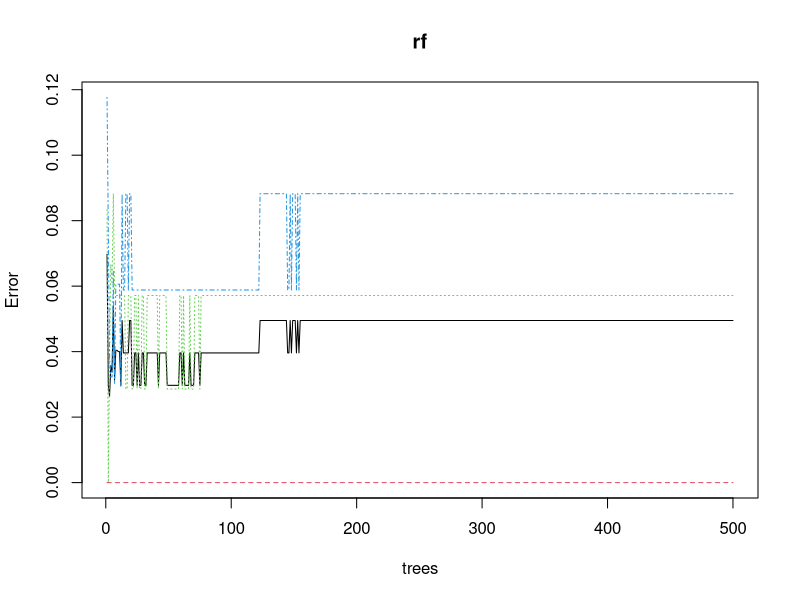
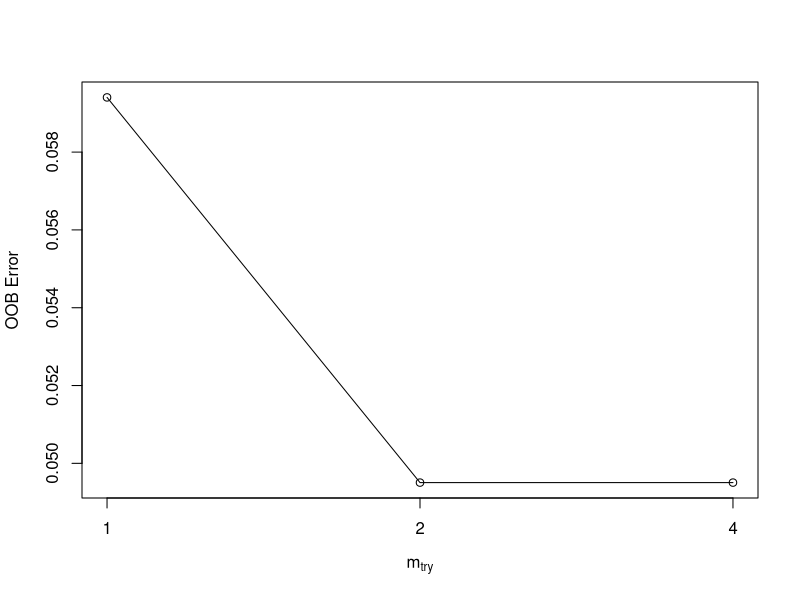
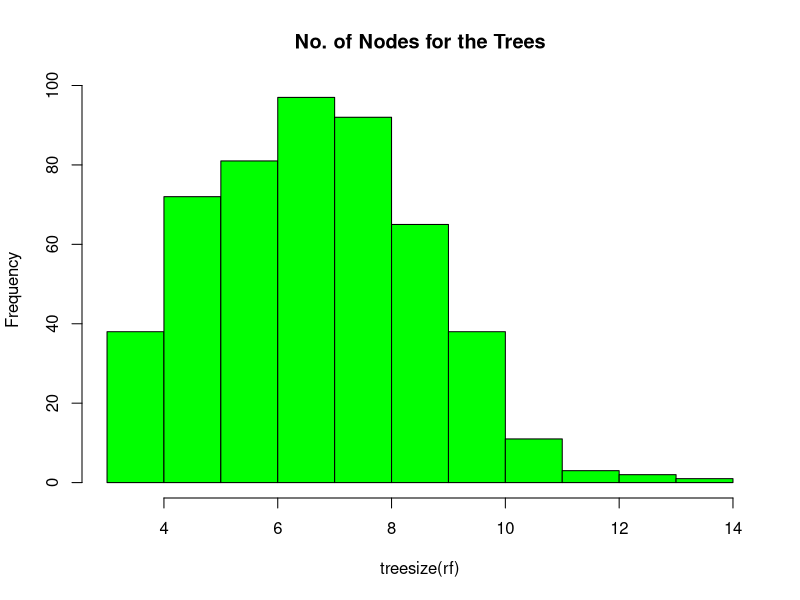
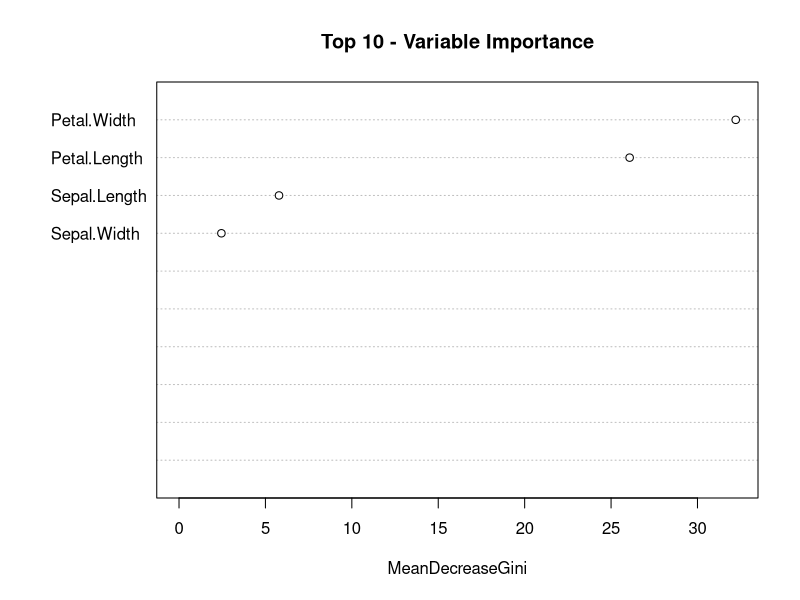

Recreate these plots in R, in order.
install.packages("randomForest")
install.packages("datasets")
install.packages("caret")

library(randomForest)
library(datasets)
library(caret)

# Getting data
data<-iris
str(data)

# See more
data$Species <- as.factor(data$Species)
table(data$Species)

# Data Partition
set.seed(222)
ind <- sample(2, nrow(data), replace = TRUE, prob = c(0.7, 0.3))
train <- data[ind==1,]
test <- data[ind==2,]

# Model training
rf <- randomForest(Species~., data=train, proximity=TRUE)
print(rf)

# Prediction - Train Data
p1 <- predict(rf, train)
confusionMatrix(p1, train$ Species)

# Prediction - Test Data
p2 <- predict(rf, test)
confusionMatrix(p2, test$ Species)

# See graph
plot(rf)

# Tuning model
t <- tuneRF(train[,-5], train[,5],
            stepFactor = 0.5,
            plot = TRUE,
            ntreeTry = 150,
            trace = TRUE,
            improve = 0.05)

hist(treesize(rf),
     main = "No. of Nodes for the Trees",
     col = "green")

# Variable Importance
varImpPlot(rf,
           sort = T,
           n.var = 10,
           main = "Top 10 - Variable Importance")
importance(rf)

